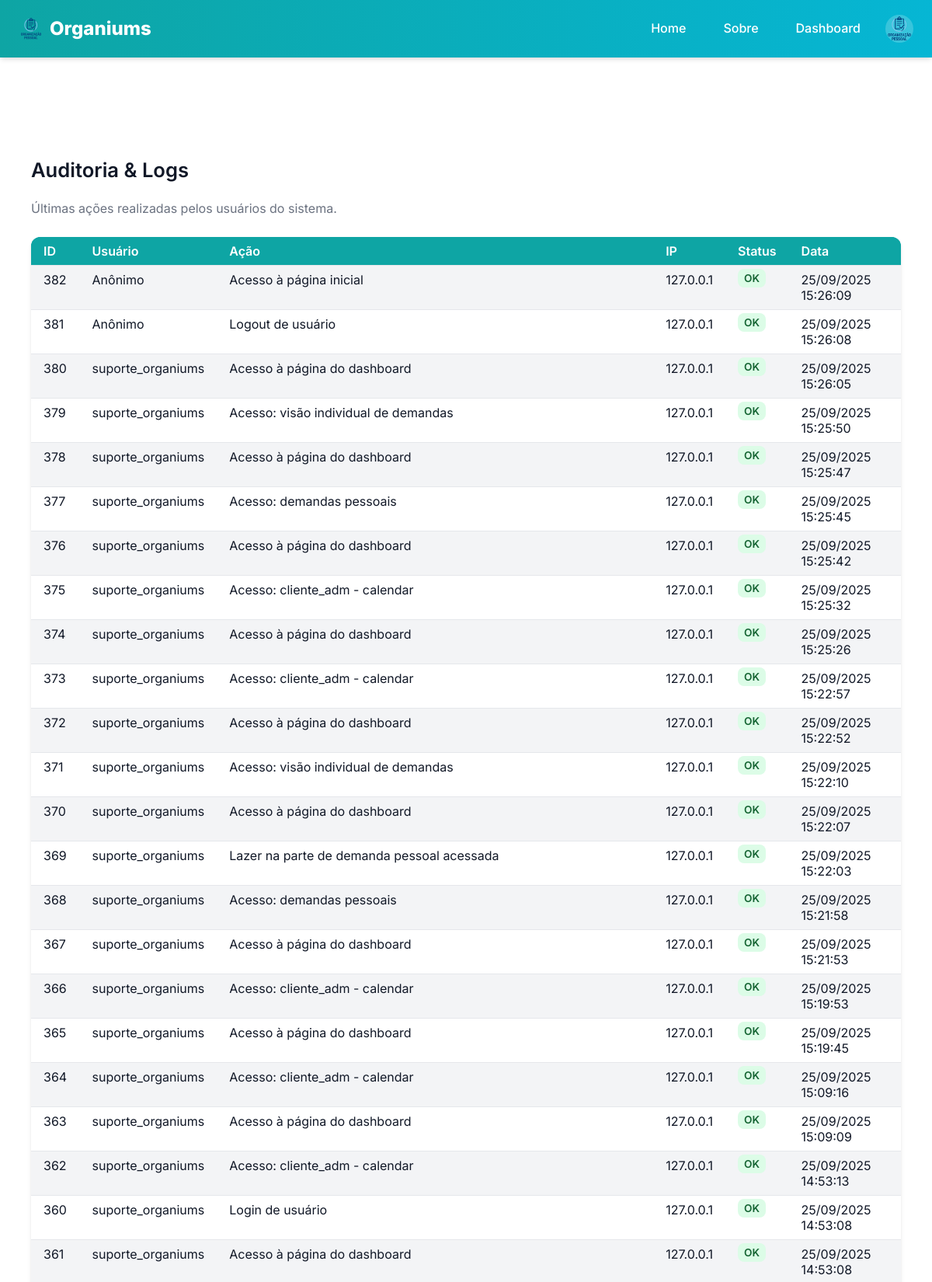
/admin/logs (signed in, upper part), run on the app's committed database.
### models.py (models this page shows, shortened)
class User(UserMixin, db.Model):
    __tablename__ = "user"
    id = db.Column(db.Integer, primary_key=True)
    username = db.Column(db.String(50), unique=True, index=True, nullable=False)
    name = db.Column(db.String(120), nullable=False)
    email = db.Column(db.String(120), unique=True, index=True, nullable=False)
    password_hash = db.Column(db.String(128))
    avatar = db.Column(db.String(200))
    role = db.Column(db.String(30), default="cliente", nullable=False)
    company_id = db.Column(db.Integer, db.ForeignKey('company.id'), nullable=True)
    def is_admin(self):
        return self.role == "admin"

class Log(db.Model):
    __tablename__ = "log"
    id = db.Column(db.Integer, primary_key=True)
    user_id = db.Column(db.Integer, db.ForeignKey('user.id'), nullable=True)
    action = db.Column(db.String(255), nullable=False)
    ip_address = db.Column(db.String(45))
    status = db.Column(db.String(20), default="ok")
    created_at = db.Column(db.DateTime, default=db.func.current_timestamp())
    user = db.relationship('User', backref='logs')

### app/views.py (the view)
@bp.route('/admin/logs')
@login_required
def admin_logs():
    if not current_user.is_admin():
        abort(403)
    logs = Log.query.order_by(Log.created_at.desc()).limit(500).all()  # últimos 500
    register_log("Acesso à página de auditoria/logs")
    return render_template('admin/logs.html', logs=logs)

### app/utils.py (called while the page is built)
def register_log(action, status="ok"):
    user_id = current_user.id if current_user.is_authenticated else None
    ip_address = request.remote_addr
    log = Log(
        user_id=user_id,
        action=action,
        ip_address=ip_address,
        status=status
    )
    db.session.add(log)
    db.session.commit()

### manage.py (called while the page is built)
def create_app(config_object=None):
    app = Flask(__name__, template_folder='app/templates', static_folder='app/static')
    app.config.from_object(config_object or Config)
    db.init_app(app)
    migrate.init_app(app, db)
    login.init_app(app)
    from models import User
    @login.user_loader
    def load_user(user_id):
        return User.query.get(int(user_id))
    from app.views import bp as app_bp
    from api.views import bp as api_bp
    app.register_blueprint(app_bp)
    app.register_blueprint(api_bp, url_prefix='/api')
    app.config['MAX_CONTENT_LENGTH'] = 2 * 1024 * 1024
    register_error_handlers(app)
    @app.shell_context_processor
    def make_shell_context():
        return {'db': db, 'User': User}
    return app

### app/templates/admin/logs.html (shortened to what this page needs)
{% extends 'base.html' %}
{% block include_css %}
<link rel="stylesheet" href="{{ url_for('static', filename='css/admin_logs.css') }}">
{% endblock %}
{% block content %}
<div class="logs-container">
  <h2>Auditoria & Logs</h2>
  <p class="subtitle">Últimas ações realizadas pelos usuários do sistema.</p>
  <table class="logs-table">
    <thead>
      <tr>
        <th>ID</th>
        <th>Usuário</th>
        <th>Ação</th>
        <th>IP</th>
        <th>Status</th>
        <th>Data</th>
      </tr>
    </thead>
    <tbody>
      {% for log in logs %}
      <tr>
        <td>{{ log.id }}</td>
        <td>{{ log.user.username if log.user else "Anônimo" }}</td>
        <td>{{ log.action }}</td>
        <td>{{ log.ip_address }}</td>
        <td>
          <span class="status {{ 'error' if log.status == 'fail' else 'ok' }}">
            {{ log.status }}
          </span>
        </td>
        <td>{{ log.created_at.strftime("%d/%m/%Y %H:%M:%S") }}</td>
      </tr>
      {% else %}
      <tr>
        <td colspan="6">Nenhum log registrado.</td>
      </tr>
      {% endfor %}
    </tbody>
  </table>
</div>
{% endblock %}

### app/templates/components/header.html (shortened to what this page needs)
<header class="site-header">
  <div class="header-wrap">
    <a class="brand" href="{{ url_for('app_bp.home') }}">
      <img class="brand-logo" src="{{ url_for('static', filename='img/logo.png') }}" alt="Organiums" width="32" height="32">
      Organiums
    </a>
    <nav class="desktop-nav">
      <a class="nav-link" href="{{ url_for('app_bp.home') }}">Home</a>
      <a class="nav-link" href="{{ url_for('app_bp.about') }}">Sobre</a>
      {% if current_user.is_authenticated %}
        <a class="nav-link" href="{{ url_for('app_bp.dashboard') }}">Dashboard</a>
        <div class="user-menu">
          {% if current_user.avatar %}
            <img src="{{ current_user.avatar }}" alt="Avatar de {{ current_user.name }}" width="32" height="32" class="user-avatar">
          {% else %}
            <div class="user-avatar placeholder-avatar">{{ current_user.name[0]|upper }}</div>
          {% endif %}
        </div>
      {% else %}
        <a class="nav-link" href="{{ url_for('app_bp.login') }}">Entrar</a>
        <a class="nav-link" href="{{ url_for('app_bp.register') }}">Cadastrar</a>
      {% endif %}
    </nav>
  </div>
</header>

### app/static/css/main.css (style rules this page uses)
* { box-sizing: border-box; }
body { font-family: var(--font-base); background: var(--bg); color: var(--fg); margin: 0; padding: 0; line-height: var(--line-height); }

### app/static/css/admin_logs.css (style rules this page uses)
.logs-container { max-width: var(--container-width); margin: var(--spacing-xl) auto; padding: var(--spacing-lg); }
.logs-container h2 { margin-bottom: var(--spacing-sm); font-size: 1.6rem; font-weight: 600; }
.logs-container .subtitle { color: var(--muted); margin-bottom: var(--spacing-lg); }
.logs-table { width: 100%; border-collapse: collapse; background: var(--bg-light); box-shadow: var(--shadow); border-radius: var(--radius-lg); overflow: hidden; }
.logs-table th, .logs-table td { padding: var(--spacing-sm) var(--spacing-md); text-align: left; border-bottom: 1px solid #e5e7eb; }
.logs-table th { background: var(--brand-primary); color: white; font-weight: 600; }
.status { padding: 4px 8px; border-radius: var(--radius); font-size: 0.85rem; font-weight: 600; text-transform: uppercase; }
.status.ok { background: #dcfce7; color: #166534; }

### app/static/css/vars.css (style rules this page uses)
:root { --bg: #ffffff; --fg: #111827; --bg-light: #f3f4f6; --muted: #6b7280; --muted-light: #9ca3af; --border: #e5e7eb; --surface: #ffffff; --brand-primary: #0ea5a4; --brand-secondary: #06b6d4; --brand-dark: #0d9488; --success: #10b981; --success-bg: #d1fae5; --danger: #ef4444; --danger-bg: #fee2e2; --warning: #f59e0b; --warning-bg: #fef3c7; --info: #3b82f6; --info-bg: #dbeafe; --font-base: 'Inter', system-ui, Arial, sans-serif; --font-alt: 'Inter', system-ui, Arial, sans-serif; --text-xs: 0.75rem; --text-sm: 0.875rem; --text-md: 1rem; --text-lg: 1.125rem; --text-xl: 1.25rem; --text-2xl: 1.5rem; --text-3xl: 1.875rem; --line-height: 1.6; --container-width: 1200px; --spacing-xs: 4px; --spacing-sm: 8px; --spacing-md: 16px; --spacing-lg: 24px; --spacing-xl: 32px; --spacing-2xl: 48px; --radius: 8px; --radius-lg: 12px; --radius-full: 9999px; --shadow: 0 4px 6px -1px rgba(0, 0, 0, 0.1), 0 2px 4px -1px rgba(0, 0, 0, 0.06); --shadow-md: 0 10px 15px -3px rgba(0, 0, 0, 0.1), 0 4px 6px -2px rgba(0, 0, 0, 0.05); --shadow-lg: 0 20px 25px -5px rgba(0, 0, 0, 0.1), 0 10px 10px -5px rgba(0, 0, 0, 0.04); --transition: all 0.3s ease; --modal-bg: var(--surface); --overlay-bg: rgba(0, 0, 0, 0.6); }

### app/static/css/components/header.css (style rules this page uses)
.site-header { background: linear-gradient(90deg, var(--brand-primary), var(--brand-secondary)); color: white; position: sticky; top: 0; z-index: 1000; box-shadow: var(--shadow); }
.header-wrap { max-width: var(--container-width); margin: 0 auto; display: flex; justify-content: space-between; align-items: center; padding: var(--spacing-md) var(--spacing-lg); }
.brand { font-weight: 800; color: white; text-decoration: none; font-size: 1.5rem; display: flex; align-items: center; gap: var(--spacing-sm); }
.brand-logo { height: 32px; width: auto; }
.desktop-nav { display: flex; align-items: center; gap: var(--spacing-md); }
.nav-link { color: white; text-decoration: none; font-weight: 500; padding: var(--spacing-sm) var(--spacing-md); border-radius: var(--radius); transition: var(--transition); position: relative; }
.nav-link::after { content: ''; position: absolute; bottom: 0; left: 50%; width: 0; height: 2px; background-color: white; transition: var(--transition); transform: translateX(-50%); }
.user-menu { display: flex; align-items: center; gap: var(--spacing-sm); position: relative; }
.user-avatar { width: 36px; height: 36px; border-radius: 50%; background-color: rgba(255, 255, 255, 0.2); display: flex; align-items: center; justify-content: center; font-weight: 600; cursor: pointer; }

### app/static/css/pages/public/ajuda.css (style rules this page uses)
table { width: 100%; border-collapse: collapse; margin-bottom: var(--spacing-xl); }
thead { background: var(--brand-primary); color: white; }
thead th { padding: var(--spacing-sm); text-align: left; }
tbody tr { background: var(--bg-light); border-bottom: 1px solid var(--muted-light); }
tbody td { padding: var(--spacing-sm); vertical-align: top; }
tbody tr:nth-child(even) { background: var(--bg); }

### data on the page
User: avatar (picture)
Log: id "382", user "Anônimo", action "Acesso à página inicial", ip_address "127.0.0.1", status "OK", created_at "25/09/2025 15:26:09"
Log: id "381", user "Anônimo", action "Logout de usuário", ip_address "127.0.0.1", status "OK", created_at "25/09/2025 15:26:08"
Log: id "380", user "suporte_organiums", action "Acesso à página do dashboard", ip_address "127.0.0.1", status "OK", created_at "25/09/2025 15:26:05"
Log: id "379", user "suporte_organiums", action "Acesso: visão individual de demandas", ip_address "127.0.0.1", status "OK", created_at "25/09/2025 15:25:50"
Log: id "378", user "suporte_organiums", action "Acesso à página do dashboard", ip_address "127.0.0.1", status "OK", created_at "25/09/2025 15:25:47"
Log: id "377", user "suporte_organiums", action "Acesso: demandas pessoais", ip_address "127.0.0.1", status "OK", created_at "25/09/2025 15:25:45"
Log: id "376", user "suporte_organiums", action "Acesso à página do dashboard", ip_address "127.0.0.1", status "OK", created_at "25/09/2025 15:25:42"
Log: id "375", user "suporte_organiums", action "Acesso: cliente_adm - calendar", ip_address "127.0.0.1", status "OK", created_at "25/09/2025 15:25:32"
Log: id "374", user "suporte_organiums", action "Acesso à página do dashboard", ip_address "127.0.0.1", status "OK", created_at "25/09/2025 15:25:26"
Log: id "373", user "suporte_organiums", action "Acesso: cliente_adm - calendar", ip_address "127.0.0.1", status "OK", created_at "25/09/2025 15:22:57"
Log: id "372", user "suporte_organiums", action "Acesso à página do dashboard", ip_address "127.0.0.1", status "OK", created_at "25/09/2025 15:22:52"
Log: id "371", user "suporte_organiums", action "Acesso: visão individual de demandas", ip_address "127.0.0.1", status "OK", created_at "25/09/2025 15:22:10"
Log: id "370", user "suporte_organiums", action "Acesso à página do dashboard", ip_address "127.0.0.1", status "OK", created_at "25/09/2025 15:22:07"
Log: id "369", user "suporte_organiums", action "Lazer na parte de demanda pessoal acessada", ip_address "127.0.0.1", status "OK", created_at "25/09/2025 15:22:03"
Log: id "368", user "suporte_organiums", action "Acesso: demandas pessoais", ip_address "127.0.0.1", status "OK", created_at "25/09/2025 15:21:58"
Log: id "367", user "suporte_organiums", action "Acesso à página do dashboard", ip_address "127.0.0.1", status "OK", created_at "25/09/2025 15:21:53"
Log: id "366", user "suporte_organiums", action "Acesso: cliente_adm - calendar", ip_address "127.0.0.1", status "OK", created_at "25/09/2025 15:19:53"
Log: id "365", user "suporte_organiums", action "Acesso à página do dashboard", ip_address "127.0.0.1", status "OK", created_at "25/09/2025 15:19:45"
Log: id "364", user "suporte_organiums", action "Acesso: cliente_adm - calendar", ip_address "127.0.0.1", status "OK", created_at "25/09/2025 15:09:16"
Log: id "363", user "suporte_organiums", action "Acesso à página do dashboard", ip_address "127.0.0.1", status "OK", created_at "25/09/2025 15:09:09"
Log: id "362", user "suporte_organiums", action "Acesso: cliente_adm - calendar", ip_address "127.0.0.1", status "OK", created_at "25/09/2025 14:53:13"
Log: id "360", user "suporte_organiums", action "Login de usuário", ip_address "127.0.0.1", status "OK", created_at "25/09/2025 14:53:08"
Log: id "361", user "suporte_organiums", action "Acesso à página do dashboard", ip_address "127.0.0.1", status "OK", created_at "25/09/2025 14:53:08"
